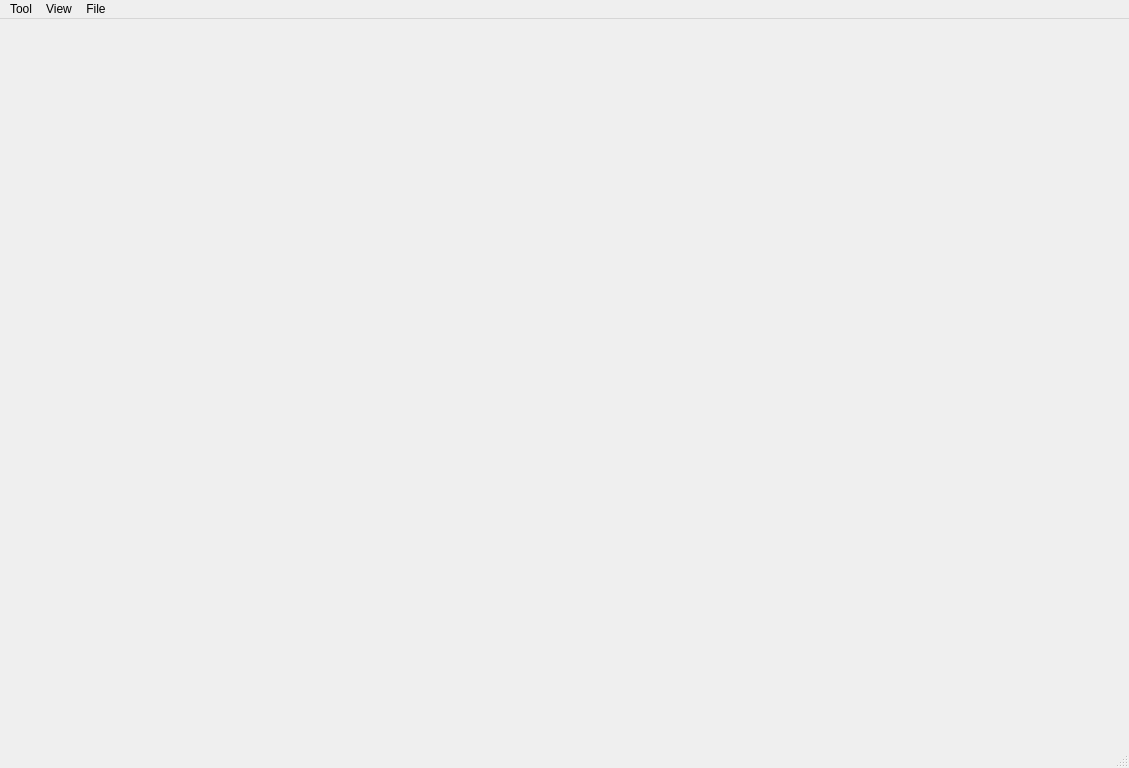
<?xml version="1.0" encoding="UTF-8"?>
<ui version="4.0">
 <class>MainWindow</class>
 <widget class="QMainWindow" name="MainWindow">
  <property name="geometry">
   <rect>
    <x>0</x>
    <y>0</y>
    <width>1129</width>
    <height>768</height>
   </rect>
  </property>
  <property name="windowTitle">
   <string>MainWindow</string>
  </property>
  <widget class="QWidget" name="centralwidget"/>
  <widget class="QMenuBar" name="menubar">
   <property name="geometry">
    <rect>
     <x>0</x>
     <y>0</y>
     <width>1129</width>
     <height>22</height>
    </rect>
   </property>
   <widget class="QMenu" name="menuTool">
    <property name="title">
     <string>Tool</string>
    </property>
    <addaction name="actionControl_Manual"/>
   </widget>
   <widget class="QMenu" name="menuView">
    <property name="title">
     <string>View</string>
    </property>
    <addaction name="actionFull_Screen"/>
    <addaction name="actionMinimize_Screen"/>
   </widget>
   <widget class="QMenu" name="menuFile">
    <property name="title">
     <string>File</string>
    </property>
    <addaction name="actionExit"/>
    <addaction name="separator"/>
    <addaction name="actionStart_Auto_tracking"/>
    <addaction name="actionStop_Auto_tracking"/>
   </widget>
   <addaction name="menuTool"/>
   <addaction name="menuView"/>
   <addaction name="menuFile"/>
  </widget>
  <widget class="QStatusBar" name="statusbar"/>
  <action name="actionControl_Manual">
   <property name="text">
    <string>Manual Control</string>
   </property>
  </action>
  <action name="actionFull_Screen">
   <property name="text">
    <string>Full Screen</string>
   </property>
  </action>
  <action name="actionMinimize_Screen">
   <property name="text">
    <string>Minimize Screen</string>
   </property>
  </action>
  <action name="actionExit">
   <property name="text">
    <string>Exit</string>
   </property>
  </action>
  <action name="actionStart_Auto_tracking">
   <property name="text">
    <string>Start Auto tracking</string>
   </property>
  </action>
  <action name="actionStop_Auto_tracking">
   <property name="text">
    <string>Stop Auto tracking</string>
   </property>
  </action>
 </widget>
 <resources/>
 <connections/>
</ui>
